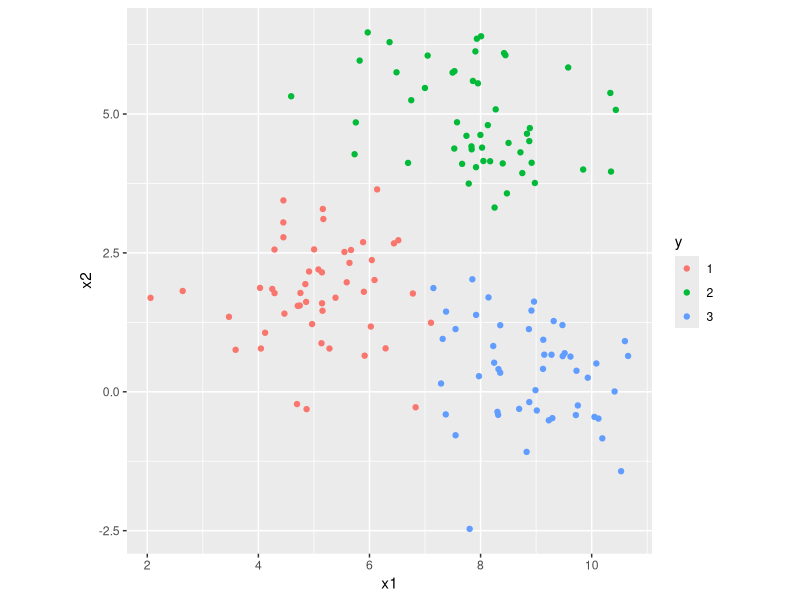
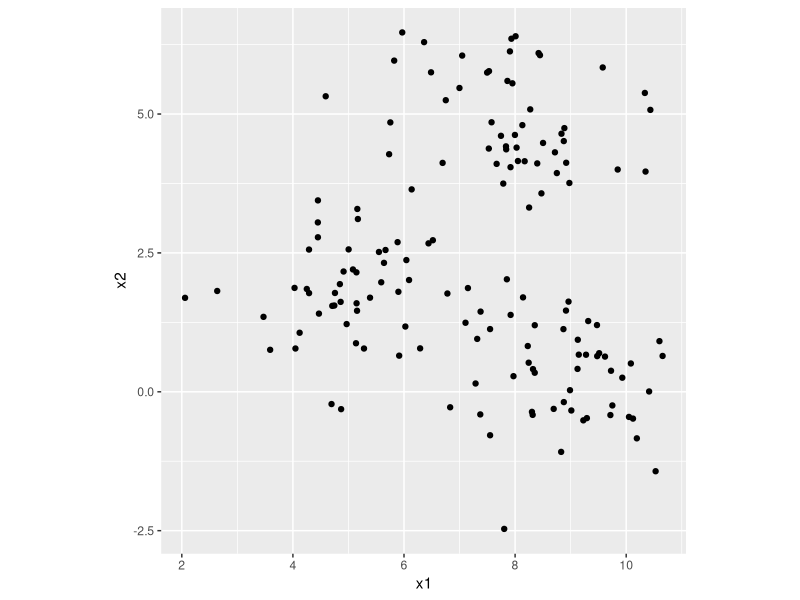
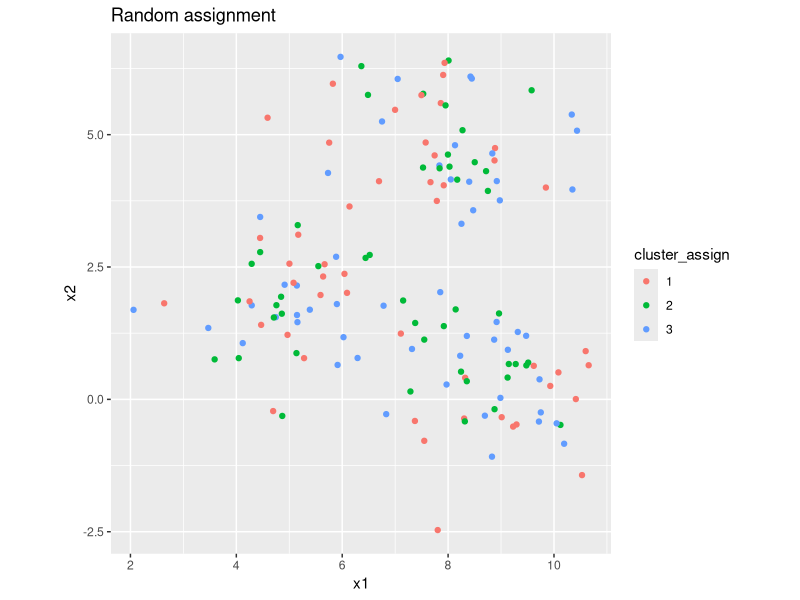
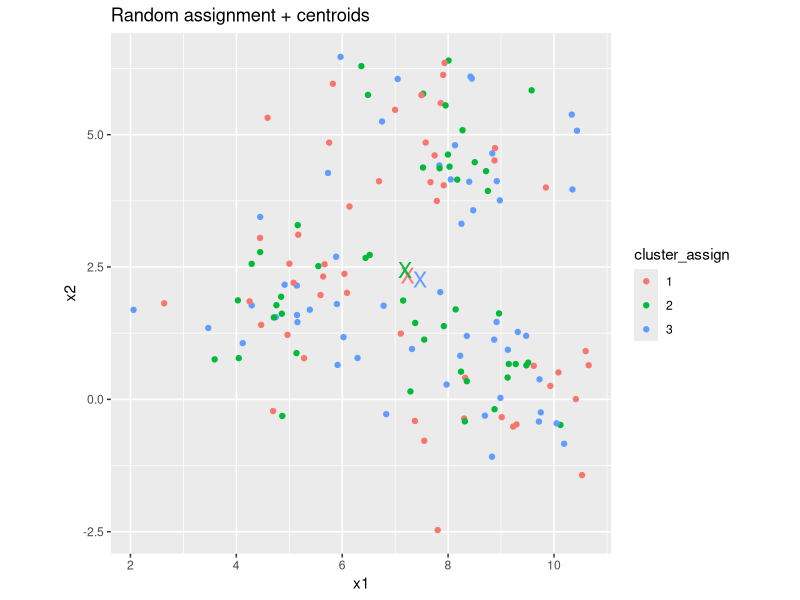
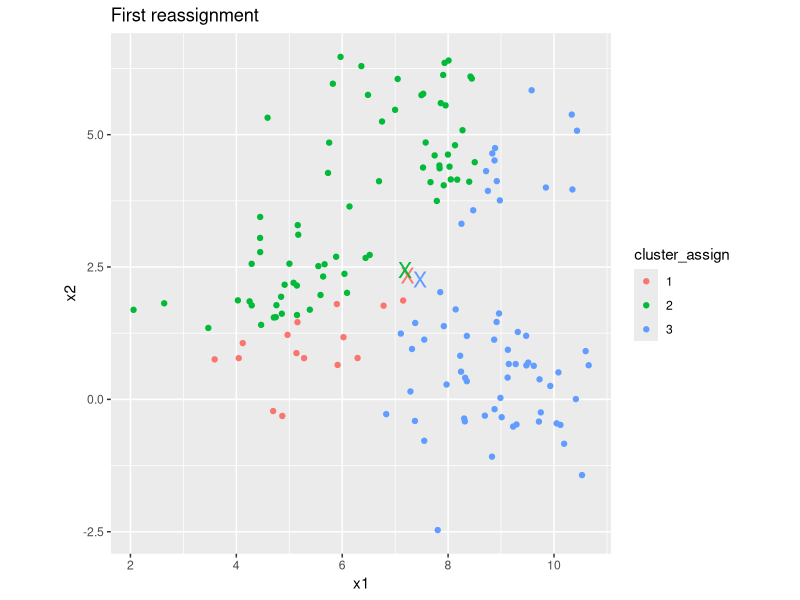
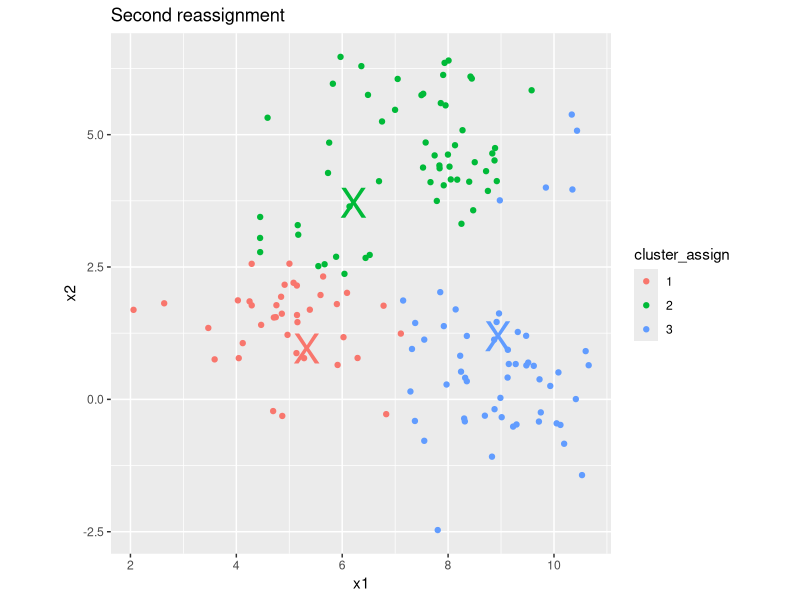
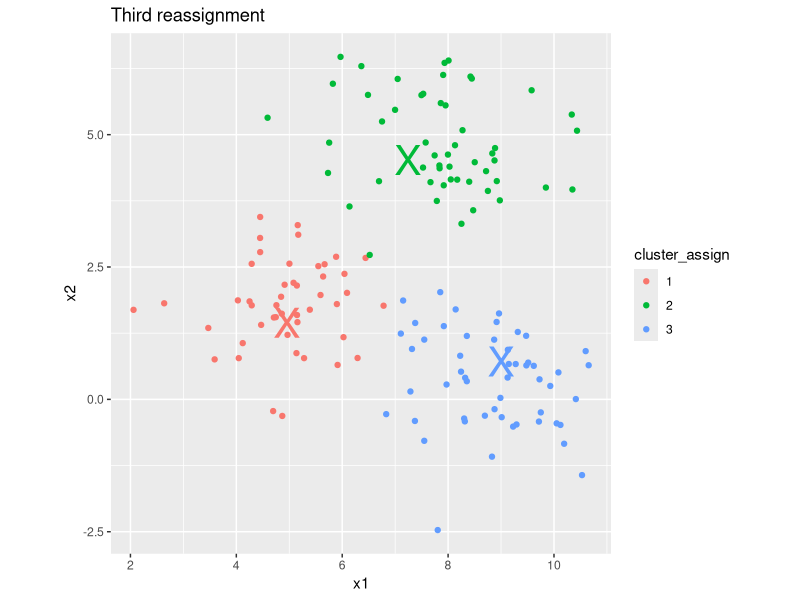
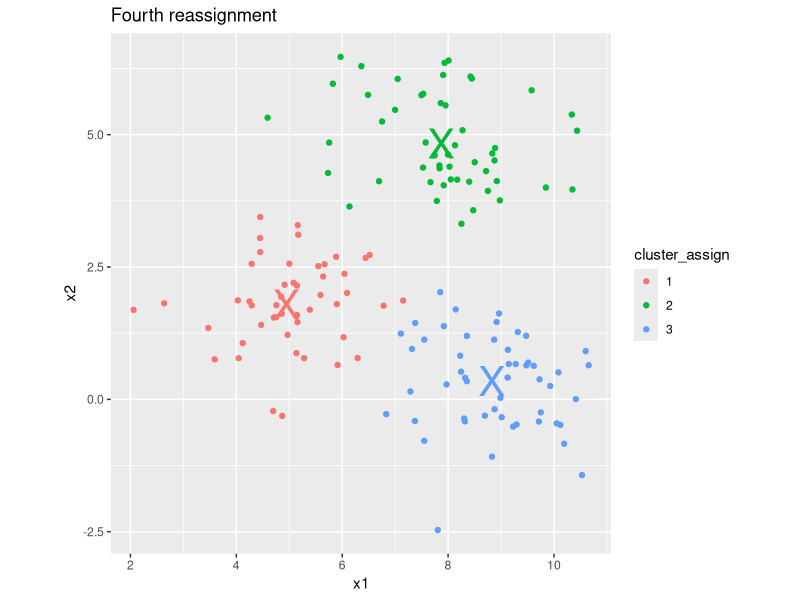

Generate these figures, in order, with R:
## ---- chunk 1
knitr::opts_chunk$set(collapse=TRUE, prompt=TRUE, eval=TRUE, message=F, include=T,comment=NULL, warning=FALSE, error=FALSE, fig.width = 9)
## ---- chunk 2
mypacks <- c("ggplot2","dplyr","readr","tidyr")  # what packages are needed?
packs <- installed.packages()   # find installed package list
install.me <- mypacks[!(mypacks %in% packs[,"Package"])]  #what needs to be installed?
if (length(install.me) >= 1) install.packages(install.me, repos = "http://cran.us.r-project.org")   # install (if needed)
lapply(mypacks, library, character.only=TRUE)  # load all packages
## ---- chunk 3
set.seed(77)
mn_x1 <- c(5,8,9)
mn_x2 <- c(2, 5, 0)
clus_data <- data_frame(x1=unlist(lapply(1:3, function(x) rnorm(50,mn_x1[x],1))), x2=unlist(lapply(1:3, function(x) rnorm(50,mn_x2[x],1))), y = unlist(lapply(1:3,function(x) rep(as.character(x),50))))

ggplot(clus_data, aes(x=x1,y=x2,color=y)) + 
  geom_point()+
  coord_fixed()
## ---- chunk 4
clus_data <- clus_data %>% select(-y)
ggplot(clus_data, aes(x=x1,y=x2)) + 
  geom_point()+
  coord_fixed()
## ---- chunk 5
set.seed(77)
#clus_data$cluster_assign <- sample(as.character(1:3), 150, replace=TRUE)
clus_data <- clus_data %>% mutate(cluster_assign =as.character(sample(as.character(1:3), 150, replace=TRUE)))
ggplot(clus_data, aes(x=x1,y=x2, color=cluster_assign)) + 
  geom_point()+coord_fixed() + 
  ggtitle("Random assignment")
## ---- chunk 6
centroids <- clus_data %>% 
  group_by(cluster_assign) %>%
  summarize_all(mean)
ggplot(clus_data, aes(x=x1,y=x2, color=cluster_assign)) + 
  geom_point()+
  coord_fixed() +
  geom_point(data=centroids, aes(x=x1,y=x2, color=cluster_assign),pch="X", size=5, show.legend=FALSE)+ 
  ggtitle("Random assignment + centroids")
## ---- chunk 7
distance <- as.matrix(dist(rbind(select(centroids, -cluster_assign), select(clus_data, -cluster_assign))))
distance <- distance[4:153,1:3]
min_dist <- as.vector(apply(distance,1,min))
new_cluster <- sapply(1:150, function(x) which(distance[x,] == min_dist[x]))
clus_data <- clus_data %>% mutate( cluster_assign =as.character(new_cluster))
ggplot(clus_data, aes(x=x1,y=x2, color=cluster_assign)) + 
  geom_point()+
  coord_fixed() +
  geom_point(data=centroids, aes(x=x1,y=x2, color=cluster_assign),pch="X", size=5, show.legend=FALSE)+ 
  ggtitle("First reassignment")
## ---- chunk 8
centroids <- clus_data %>% 
  group_by(cluster_assign) %>%
  summarize_all(mean)
distance <- as.matrix(dist(rbind(select(centroids, -cluster_assign), select(clus_data, -cluster_assign))))
distance <- distance[4:153,1:3]
min_dist <- as.vector(apply(distance,1,min))
new_cluster <- sapply(1:150, function(x) which(distance[x,] == min_dist[x]))
clus_data <- clus_data %>% mutate( cluster_assign =as.character(new_cluster))
ggplot(clus_data, aes(x=x1,y=x2, color=cluster_assign)) + 
  geom_point()+
  coord_fixed() +
  geom_point(data=centroids, aes(x=x1,y=x2, color=cluster_assign),pch="X", size=10, show.legend=FALSE)+ 
  ggtitle("Second reassignment")
## ---- chunk 9
centroids <- clus_data %>% 
  group_by(cluster_assign) %>%
  summarize_all(mean)
distance <- as.matrix(dist(rbind(select(centroids, -cluster_assign), select(clus_data, -cluster_assign))))
distance <- distance[4:153,1:3]
min_dist <- as.vector(apply(distance,1,min))
new_cluster <- sapply(1:150, function(x) which(distance[x,] == min_dist[x]))
clus_data <- clus_data %>% mutate( cluster_assign =as.character(new_cluster))
ggplot(clus_data, aes(x=x1,y=x2, color=cluster_assign)) + 
  geom_point()+
  coord_fixed() +
  geom_point(data=centroids, aes(x=x1,y=x2, color=cluster_assign),pch="X", size=10, show.legend=FALSE)+ 
  ggtitle("Third reassignment")
## ---- chunk 10
centroids <- clus_data %>% 
  group_by(cluster_assign) %>%
  summarize_all(mean)
distance <- as.matrix(dist(rbind(select(centroids, -cluster_assign), select(clus_data, -cluster_assign))))
distance <- distance[4:153,1:3]
min_dist <- as.vector(apply(distance,1,min))
new_cluster <- sapply(1:150, function(x) which(distance[x,] == min_dist[x]))
clus_data <- clus_data %>% mutate( cluster_assign =as.character(new_cluster))
ggplot(clus_data, aes(x=x1,y=x2, color=cluster_assign)) + 
  geom_point()+
  coord_fixed() +
  geom_point(data=centroids, aes(x=x1,y=x2, color=cluster_assign),pch="X", size=10, show.legend=FALSE)+ 
  ggtitle("Fourth reassignment")
## ---- chunk 11
centroids <- clus_data %>% 
  group_by(cluster_assign) %>%
  summarize_all(mean)
distance <- as.matrix(dist(rbind(select(centroids, -cluster_assign), select(clus_data, -cluster_assign))))
distance <- distance[4:153,1:3]
min_dist <- as.vector(apply(distance,1,min))
new_cluster <- sapply(1:150, function(x) which(distance[x,] == min_dist[x]))
clus_data <- clus_data %>% mutate( cluster_assign =as.character(new_cluster))
ggplot(clus_data, aes(x=x1,y=x2, color=cluster_assign)) + 
  geom_point()+
  coord_fixed() +
  geom_point(data=centroids, aes(x=x1,y=x2, color=cluster_assign),pch="X", size=10, show.legend=FALSE)+ 
  ggtitle("Fifth reassignment")
## ---- chunk 12
centroids <- clus_data %>% 
  group_by(cluster_assign) %>%
  summarize_all(mean)
distance <- as.matrix(dist(rbind(select(centroids, -cluster_assign), select(clus_data, -cluster_assign))))
distance <- distance[4:153,1:3]
min_dist <- as.vector(apply(distance,1,min))
new_cluster <- sapply(1:150, function(x) which(distance[x,] == min_dist[x]))
clus_data <- clus_data %>% mutate( cluster_assign =as.character(new_cluster))
ggplot(clus_data, aes(x=x1,y=x2, color=cluster_assign)) + 
  geom_point()+
  coord_fixed() +
  geom_point(data=centroids, aes(x=x1,y=x2, color=cluster_assign),pch="X", size=10, show.legend=FALSE)+ 
  ggtitle("Sixth reassignment: same as the 5th!!")
## ---- chunk 13
head(clus_data[,1:2])
set.seed(18)
km_out <- kmeans(clus_data[,1:2], centers=3, nstart=20)
## ---- chunk 14
clus_data <- clus_data %>% mutate(cluster_assign = as.character(km_out$cluster))
head(clus_data)
## ---- chunk 15
ggplot(clus_data, aes(x=x1,y=x2)) + 
  geom_point(aes(color=cluster_assign))+coord_fixed() +
  geom_point(data=as.data.frame(km_out$centers),aes(x=x1,y=x2),pch="X", size=7)+
  ggtitle("clustering using kmeans function")
## ---- chunk 16
km_out$centers
## ---- chunk 17
set.seed(18)
km_out6 <- kmeans(clus_data[,1:2], centers=6, nstart=20)
clus_data <- clus_data %>% mutate(cluster_assign6 = as.character(km_out6$cluster))
head(clus_data)
## ---- chunk 18
ggplot(clus_data, aes(x=x1,y=x2)) + geom_point(aes(color=cluster_assign6))+coord_fixed() +
  geom_point(data=as.data.frame(km_out6$centers),aes(x=x1,y=x2),pch="X", size=7)+ ggtitle("clustering using 6 clusters")
## ---- chunk 19
km_out$tot.withinss
km_out6$tot.withinss
## ---- chunk 20
k<- 1:10
set.seed(11)
total.Wss <- sapply(k, function(x) kmeans(clus_data[,1:2], centers=x, nstart=20)$tot.withinss)
ggplot(data_frame(total.Wss, k), aes(x=k,y=total.Wss)) + geom_point() + geom_line() + scale_x_continuous(breaks=1:10)
## ---- chunk 21
clus_data2 <- clus_data %>% mutate(x2=1000*x2)
ggplot(clus_data2, aes(x=x1,y=x2)) + geom_point() + ggtitle("data set 2") + coord_fixed(ratio=1/1000)
## ---- chunk 22
set.seed(11)
km_out <- kmeans(clus_data2[,1:2], centers=3, nstart=20)
clus_data2 <- clus_data2 %>% mutate(cluster_assign = as.character(km_out$cluster))
ggplot(clus_data2, aes(x=x1,y=x2)) + geom_point(aes(color=cluster_assign))+
  geom_point(data=as.data.frame(km_out$centers),aes(x=x1,y=x2),pch="X", size=4)+ ggtitle("data set 2 clustering")+ coord_fixed(ratio=1/1000)
## ---- chunk 23
set.seed(11)
km_out <- kmeans(scale(clus_data2[,1:2]), centers=3, nstart=20)
clus_data2 <- clus_data2 %>% mutate(cluster_assign = as.character(km_out$cluster))
ggplot(clus_data2, aes(x=scale(x1),y=scale(x2))) + geom_point(aes(color=cluster_assign))+
  geom_point(data=as.data.frame(km_out$centers),aes(x=x1,y=x2),pch="X", size=4)+ ggtitle("data set 2 clustering")+ coord_fixed(ratio=1)
